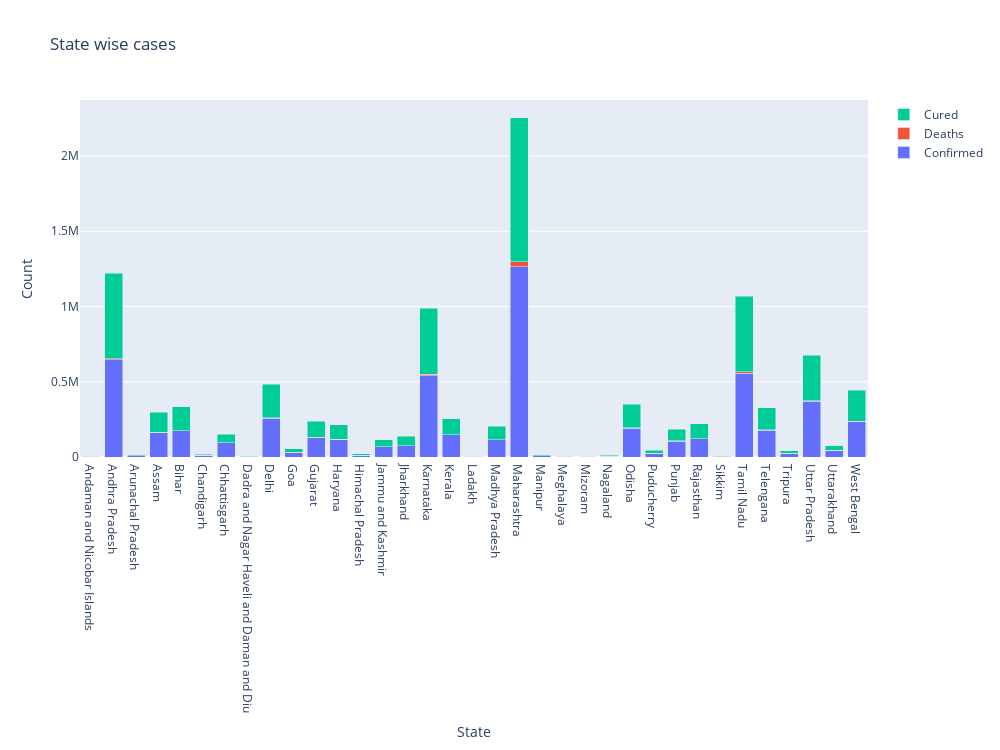

Here is the notebook cell this chart was saved with:
### Markdown cell above
## State wise trend

### Code cell
fig = go.Figure(data=[
    go.Bar(name='Confirmed', x=date_table.loc[date_table.last_valid_index()]['State/UnionTerritory'], y=date_table.loc[date_table.last_valid_index()].Confirmed),
    go.Bar(name='Deaths', x=date_table.loc[date_table.last_valid_index()]['State/UnionTerritory'], y=date_table.loc[date_table.last_valid_index()].Deaths),
    go.Bar(name='Cured', x=date_table.loc[date_table.last_valid_index()]['State/UnionTerritory'], y=date_table.loc[date_table.last_valid_index()].Cured)
])
# Change the bar mode
fig.update_layout(
    autosize=False,
    width=1000,
    height=750,
    title="State wise cases",
    xaxis_title="State",
    yaxis_title="Count",
    barmode='stack')
fig.show()

### Figure 1 — Plotly figure (JSON) as saved in the notebook; plotly's stock layout.template omitted (floating-point values rounded to 4 significant figures)
{"data": [{"name": "Confirmed", "type": "bar", "x": ["Andaman and Nicobar Islands", "Andhra Pradesh", "Arunachal Pradesh", "Assam", "Bihar", "Chandigarh", "Chhattisgarh", "Dadra and Nagar Haveli and Daman and Diu", "Delhi", "Goa", "Gujarat", "Haryana", "Himachal Pradesh", "Jammu and Kashmir", "Jharkhand", "Karnataka", "Kerala", "Ladakh", "Madhya Pradesh", "Maharashtra", "Manipur", "Meghalaya", "Mizoram", "Nagaland", "Odisha", "Puducherry", "Punjab", "Rajasthan", "Sikkim", "Tamil Nadu", "Telengana", "Tripura", "Uttar Pradesh", "Uttarakhand", "West Bengal"], "y": [3712, 646530, 8133, 163491, 172854, 10726, 93351, 2962, 256789, 29879, 127379, 116856, 13049, 67510, 75089, 540847, 148132, 3933, 113057, 1263799, 9376, 4961, 1713, 5671, 192548, 24227, 103464, 120739, 2628, 557999, 179246, 23789, 369686, 43720, 234673]}, {"name": "Deaths", "type": "bar", "x": ["Andaman and Nicobar Islands", "Andhra Pradesh", "Arunachal Pradesh", "Assam", "Bihar", "Chandigarh", "Chhattisgarh", "Dadra and Nagar Haveli and Daman and Diu", "Delhi", "Goa", "Gujarat", "Haryana", "Himachal Pradesh", "Jammu and Kashmir", "Jharkhand", "Karnataka", "Kerala", "Ladakh", "Madhya Pradesh", "Maharashtra", "Manipur", "Meghalaya", "Mizoram", "Nagaland", "Odisha", "Puducherry", "Punjab", "Rajasthan", "Sikkim", "Tamil Nadu", "Telengana", "Tripura", "Uttar Pradesh", "Uttarakhand", "West Bengal"], "y": [52, 5506, 14, 597, 874, 140, 728, 2, 5087, 376, 3367, 1233, 140, 1062, 648, 8266, 592, 51, 2077, 33886, 62, 42, 0, 16, 736, 481, 2990, 1382, 30, 9010, 1070, 260, 5299, 529, 4544]}, {"name": "Cured", "type": "bar", "x": ["Andaman and Nicobar Islands", "Andhra Pradesh", "Arunachal Pradesh", "Assam", "Bihar", "Chandigarh", "Chhattisgarh", "Dadra and Nagar Haveli and Daman and Diu", "Delhi", "Goa", "Gujarat", "Haryana", "Himachal Pradesh", "Jammu and Kashmir", "Jharkhand", "Karnataka", "Kerala", "Ladakh", "Madhya Pradesh", "Maharashtra", "Manipur", "Meghalaya", "Mizoram", "Nagaland", "Odisha", "Puducherry", "Punjab", "Rajasthan", "Sikkim", "Tamil Nadu", "Telengana", "Tripura", "Uttar Pradesh", "Uttarakhand", "West Bengal"], "y": [3494, 570667, 5903, 132712, 159022, 8049, 56773, 2755, 220866, 23857, 107574, 96347, 8959, 46530, 61559, 437910, 104682, 2844, 88168, 956030, 7108, 2859, 1095, 4536, 157265, 18893, 79244, 100365, 2023, 502740, 148139, 16978, 302689, 31324, 205028]}], "layout": {"autosize": false, "barmode": "stack", "height": 750, "title": {"text": "State wise cases"}, "width": 1000, "xaxis": {"title": {"text": "State"}}, "yaxis": {"title": {"text": "Count"}}}}
